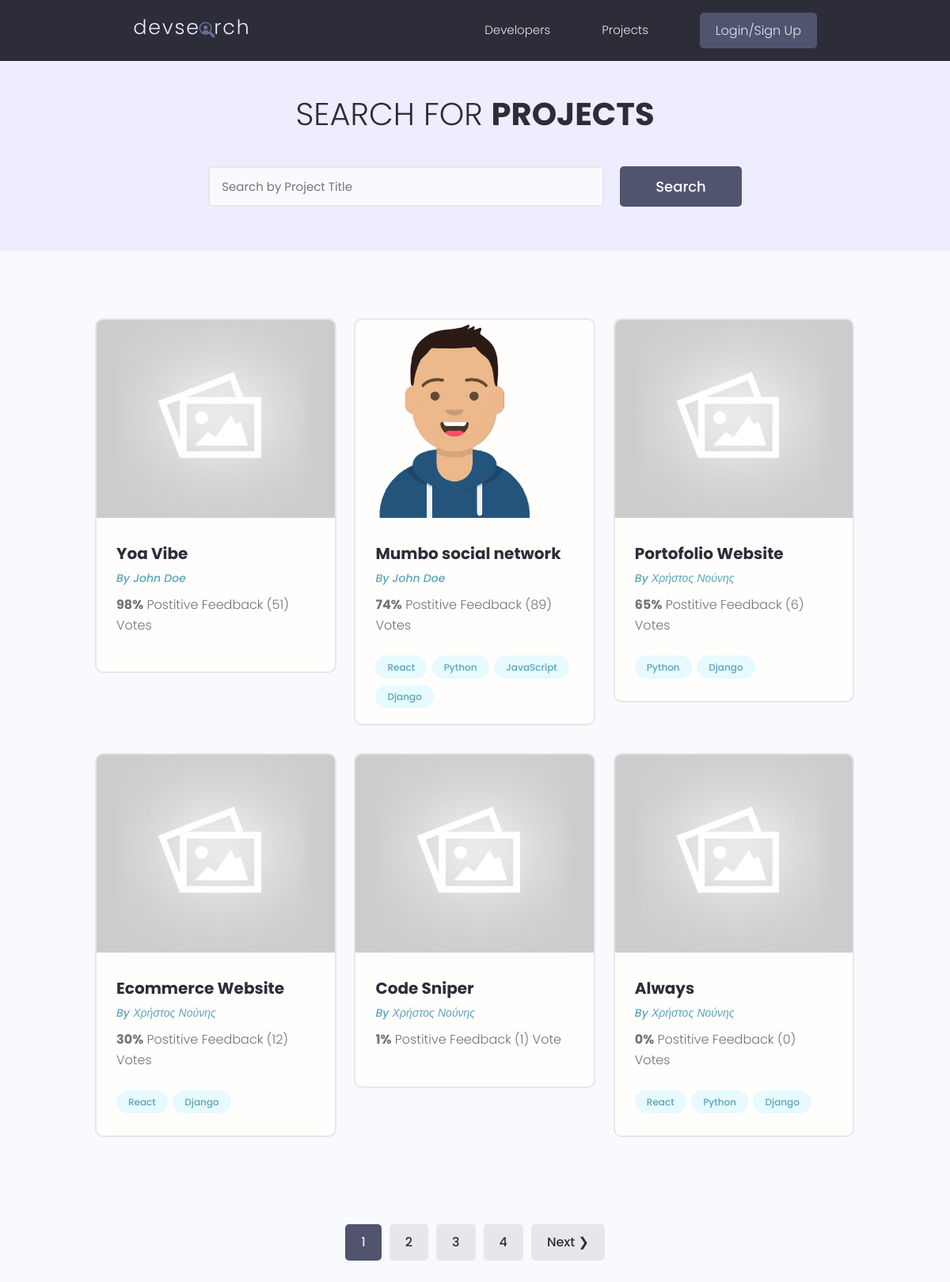
Before: /projects/ with the older database file.
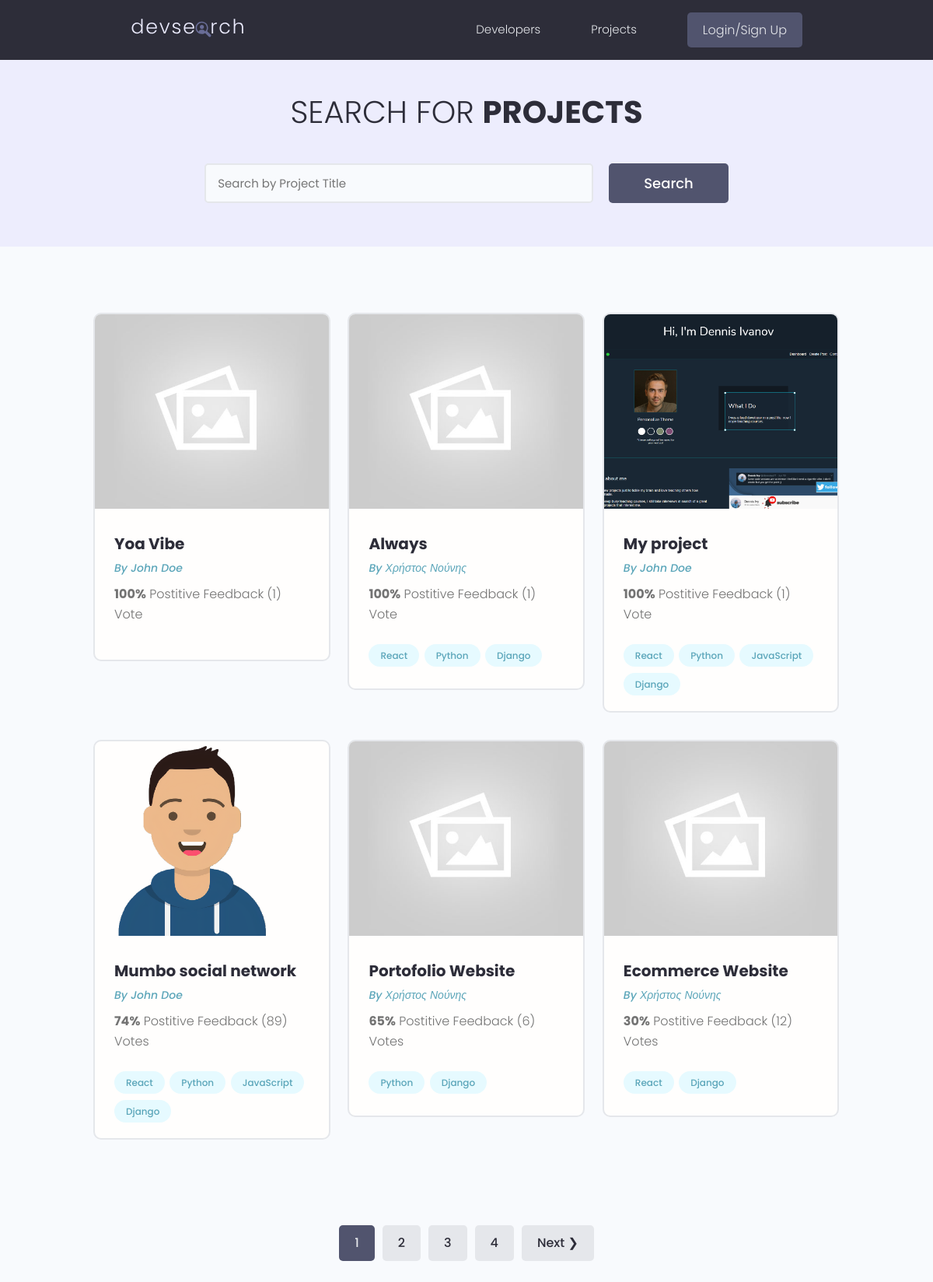
After: the same page with the newer database file.
### projects/models.py (models this page shows, shortened)
class Project(models.Model):
    owner = models.ForeignKey(Profile, null=True, blank=True, on_delete=models.SET_NULL)
    title = models.CharField(max_length=200)
    description = models.TextField(null=True, blank=True)
    featured_image = models.ImageField(null=True, blank=True, default="default.jpg")
    demo_link = models.CharField(max_length=2000, null=True, blank=True)
    source_link = models.CharField(max_length=2000, null=True, blank=True)
    tags = models.ManyToManyField('Tag', blank=True)
    vote_total = models.IntegerField(default=0, null=True, blank=True)
    vote_ratio = models.IntegerField(default=0, null=True, blank=True)
    created = models.DateTimeField(auto_now_add=True)
    id = models.UUIDField(default=uuid.uuid4, unique=True,
                          primary_key=True, editable=False)
    class Meta:
        ordering = ['-vote_ratio', '-vote_total']

class Tag(models.Model):
    name = models.CharField(max_length=200)
    created = models.DateTimeField(auto_now_add=True)
    id = models.UUIDField(default=uuid.uuid4, unique=True,
                          primary_key=True, editable=False)
    def __str__(self):
        return self.name

### users/models.py (models this page shows, shortened)
class Profile(models.Model):
    user = models.OneToOneField(User, on_delete=models.CASCADE, null=True, blank=True)
    name = models.CharField(max_length=200, blank=True, null=True)
    email = models.EmailField(max_length=500, blank=True, null=True)
    username = models.CharField(max_length=200, blank=True, null=True)
    location = models.CharField(max_length=200, blank=True, null=True)
    short_intro = models.CharField(max_length=200, blank=True, null=True)
    bio = models.TextField(blank=True, null=True)
    profile_image = models.ImageField(null=True, blank=True, upload_to='profiles/', default='profiles/user-default.png')
    social_github = models.CharField(max_length=200, blank=True, null=True)
    social_twiter = models.CharField(max_length=200, blank=True, null=True)
    social_linkedin = models.CharField(max_length=200, blank=True, null=True)
    social_youtube = models.CharField(max_length=200, blank=True, null=True)
    social_website = models.CharField(max_length=200, blank=True, null=True)
    created = models.DateTimeField(auto_now_add=True)
    id = models.UUIDField(default=uuid.uuid4, unique=True,
                          primary_key=True, editable=False)

### projects/views.py (the view)
# urls.py: path('projects/', views.getProjects),
def projects(request):
    projects, search_query = searcProject(request)
    custom_range, projects = paginationProjects(request, projects, 6)
    context = {
        'projects' : projects,
        'search_query' : search_query,
        'custom_range' : custom_range,
    }
    return render(request, 'projects/projects.html', context)

### projects/utils.py (called while the page is built)
def paginationProjects(request, projects, results):
    page = request.GET.get('page')
    paginator = Paginator(projects, results)
    try:
        projects = paginator.page(page)
    except PageNotAnInteger:
        page = 1
        projects = paginator.page(page)
    except EmptyPage:
        page = paginator.num_pages
        projects = paginator.page(page)
    leftIndex = (int(page) - 4)
    if leftIndex < 1:
        leftIndex = 1
    rightIndex = (int(page) + 5)
    if rightIndex > paginator.num_pages:
        rightIndex = paginator.num_pages + 1
    custom_range = range(leftIndex, rightIndex)
    return custom_range, projects

def searcProject(request):
    search_query = ''
    if request.GET.get('search_query'):
        search_query = request.GET.get('search_query')
    tags = Tag.objects.filter(name__icontains=search_query)
    projects = Project.objects.distinct().filter(
        Q(title__icontains=search_query) |
        Q(description__icontains=search_query) |
        Q(owner__name__icontains=search_query) |
        Q(tags__in=tags)
    )
    return projects, search_query

### projects/templates/projects/projects.html (shortened to what this page needs)
{% extends 'main.html' %} {% block content %}
<main class="projects">
  <section class="hero-section text-center">
    <div class="container container--narrow">
      <div class="hero-section__box">
        <h2>Search for <span>Projects</span></h2>
      </div>
      <div class="hero-section__search">
        <form id="searchForm" class="form" action="{% url 'projects' %}" method="get">
          <div class="form__field">
            <input
              class="input input--text"
              id="formInput#search"
              type="text"
              name="search_query"
              value="{{search_query}}"
              placeholder="Search by Project Title"
            />
          </div>
          <input class="btn btn--sub btn--lg" type="submit" value="Search" />
        </form>
      </div>
    </div>
  </section>
  <section class="projectsList">
    <div class="container">
      <div class="grid grid--three">
        {% for project in projects %}
        <div class="column">
          <div class="card project">
            <a href="{% url 'project' project.id %}" class="project">
              <img
                class="project__thumbnail"
                src="{{ project.featured_image.url }}"
                alt="project thumbnail"
              />
              <div class="card__body">
                <h3 class="project__title">{{project.title}}</h3>
                <p>
                  <a
                    class="project__author"
                    href="{% url 'user-profile' project.owner.id %}"
                    >By {{project.owner.name}}</a
                  >
                </p>
                <p class="project--rating">
                  <span style="font-weight: bold">{{project.vote_ratio}}%</span>
                  Postitive Feedback ({{project.vote_total}})
                  Vote{{project.vote_total|pluralize:"s"}}
                </p>
                <div class="project__tags">
                  {% for tag in project.tags.all %}
                  <span class="tag tag--pill tag--main">
                    <small>{{tag}}</small>
                  </span>
                  {% endfor %}
                </div>
              </div>
            </a>
          </div>
        </div>
        {% endfor %}
      </div>
    </div>
  </section>
  {% include 'pagination.html' with queryset=projects custom_range=custom_range %}
</main>
{% endblock content %}

Changed rows visible on the page:
no longer on this page (row unchanged): Project: featured_image (placeholder picture), title "Code Sniper", owner.name "Χρήστος Νούνης", vote_ratio "1", vote_total "1"
changed Project "Yoa Vibe": vote_ratio "98" → "100"; vote_total "51" → "1"
changed Project "Always": vote_ratio "0" → "100"; vote_total "0" → "1"; moves up the list
now on this page (row edited): Project: featured_image (picture), title "My project", owner.name "John Doe", vote_ratio "100", vote_total "1", Tag (name "React"), Tag (name "Python"), Tag (name "JavaScript"), Tag (name "Django")
